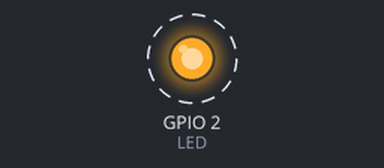
Recording of a program running on a simulated ESP32. Parts: output pins drawn as LEDs (lit = HIGH). Dashed ring = blinking. EEPROM starts erased; what the program prints to the serial monitor is not drawn.

Above: at 2.5 s.
Timing chart, 0 to 6.6 s (numbered marks = the images above):
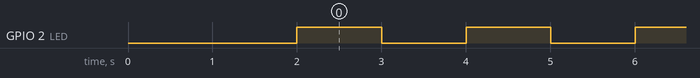

Measured:
- by itself, GPIO 2 (LED): alternates HIGH for 1.0 s and LOW for 1.0 s

The program:

main.cpp
```cpp
#include <Arduino.h>
#include "Preferences.h"
#define LED 2
#define PREFERENCES_READ_ONLY (true)
#define PREFERENCES_READ_WRITE (false)

Preferences preferences;
bool status = false;
void setup()
{
    Serial.begin(115200);
    pinMode(LED, OUTPUT);
    preferences.begin("test", PREFERENCES_READ_WRITE);
    if (preferences.isKey("status"))
    {
        Serial.println("Status found");
    }
    else
    {
        Serial.println("Status NOT found");
    }
    status = preferences.getBool("status", false);
    preferences.end();
    Serial.print("Retrieved status: ");
    Serial.println(status);
    Serial.println("--------------------");
    delay(2000);
}

void toggleStatus()
{
    status = !status;
    Serial.print("Status = ");
    Serial.println(status);
    digitalWrite(LED, status);
    preferences.begin("test", PREFERENCES_READ_WRITE);
    if (preferences.putBool("status", status))
    {
        Serial.print("Status saved as ");
        Serial.println(status);
    }
    else
    {
        Serial.println("Failed to save status");
    }
    preferences.end();
}

void loop()
{
    toggleStatus();
    delay(1000);
}
```
